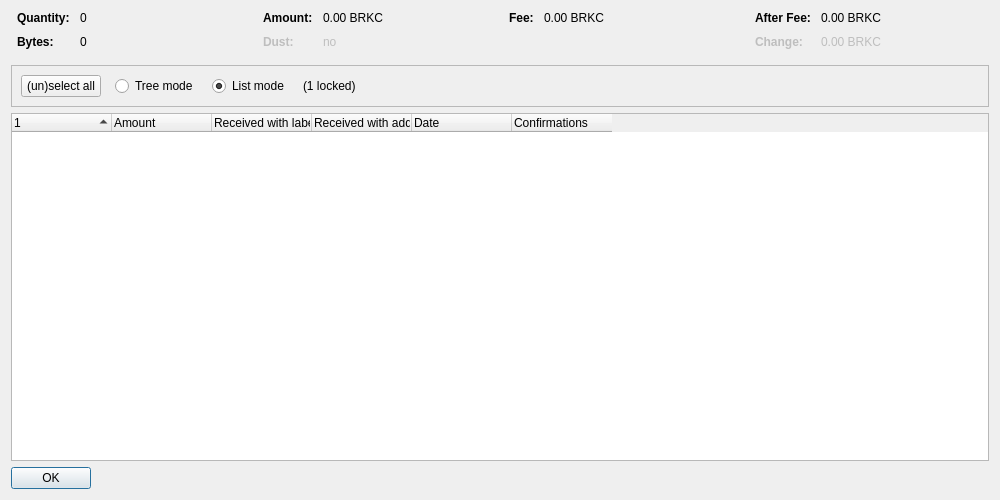
<?xml version="1.0" encoding="UTF-8"?>
<ui version="4.0">
 <class>CoinControlDialog</class>
 <widget class="QDialog" name="CoinControlDialog">
  <property name="geometry">
   <rect>
    <x>0</x>
    <y>0</y>
    <width>1000</width>
    <height>500</height>
   </rect>
  </property>
  <property name="windowTitle">
   <string>Coin Selection</string>
  </property>
  <layout class="QVBoxLayout" name="verticalLayout">
   <item>
    <layout class="QHBoxLayout" name="horizontalLayoutTop" stretch="0,0,0,0">
     <property name="topMargin">
      <number>0</number>
     </property>
     <property name="bottomMargin">
      <number>10</number>
     </property>
     <item>
      <layout class="QFormLayout" name="formLayoutCoinControl1">
       <property name="horizontalSpacing">
        <number>10</number>
       </property>
       <property name="verticalSpacing">
        <number>10</number>
       </property>
       <property name="leftMargin">
        <number>6</number>
       </property>
       <property name="rightMargin">
        <number>6</number>
       </property>
       <item row="0" column="0">
        <widget class="QLabel" name="labelCoinControlQuantityText">
         <property name="font">
          <font>
           <weight>75</weight>
           <bold>true</bold>
          </font>
         </property>
         <property name="text">
          <string>Quantity:</string>
         </property>
        </widget>
       </item>
       <item row="0" column="1">
        <widget class="QLabel" name="labelCoinControlQuantity">
         <property name="cursor">
          <cursorShape>IBeamCursor</cursorShape>
         </property>
         <property name="contextMenuPolicy">
          <enum>Qt::ActionsContextMenu</enum>
         </property>
         <property name="text">
          <string notr="true">0</string>
         </property>
         <property name="textInteractionFlags">
          <set>Qt::LinksAccessibleByMouse|Qt::TextSelectableByKeyboard|Qt::TextSelectableByMouse</set>
         </property>
        </widget>
       </item>
       <item row="1" column="0">
        <widget class="QLabel" name="labelCoinControlBytesText">
         <property name="font">
          <font>
           <weight>75</weight>
           <bold>true</bold>
          </font>
         </property>
         <property name="text">
          <string>Bytes:</string>
         </property>
        </widget>
       </item>
       <item row="1" column="1">
        <widget class="QLabel" name="labelCoinControlBytes">
         <property name="cursor">
          <cursorShape>IBeamCursor</cursorShape>
         </property>
         <property name="contextMenuPolicy">
          <enum>Qt::ActionsContextMenu</enum>
         </property>
         <property name="text">
          <string notr="true">0</string>
         </property>
         <property name="textInteractionFlags">
          <set>Qt::LinksAccessibleByMouse|Qt::TextSelectableByKeyboard|Qt::TextSelectableByMouse</set>
         </property>
        </widget>
       </item>
      </layout>
     </item>
     <item>
      <layout class="QFormLayout" name="formLayoutCoinControl2">
       <property name="horizontalSpacing">
        <number>10</number>
       </property>
       <property name="verticalSpacing">
        <number>10</number>
       </property>
       <property name="leftMargin">
        <number>6</number>
       </property>
       <property name="rightMargin">
        <number>6</number>
       </property>
       <item row="0" column="0">
        <widget class="QLabel" name="labelCoinControlAmountText">
         <property name="font">
          <font>
           <weight>75</weight>
           <bold>true</bold>
          </font>
         </property>
         <property name="text">
          <string>Amount:</string>
         </property>
        </widget>
       </item>
       <item row="0" column="1">
        <widget class="QLabel" name="labelCoinControlAmount">
         <property name="cursor">
          <cursorShape>IBeamCursor</cursorShape>
         </property>
         <property name="contextMenuPolicy">
          <enum>Qt::ActionsContextMenu</enum>
         </property>
         <property name="text">
          <string notr="true">0.00 BRKC</string>
         </property>
         <property name="textInteractionFlags">
          <set>Qt::LinksAccessibleByMouse|Qt::TextSelectableByKeyboard|Qt::TextSelectableByMouse</set>
         </property>
        </widget>
       </item>
       <item row="1" column="0">
        <widget class="QLabel" name="labelCoinControlLowOutputText">
         <property name="enabled">
          <bool>false</bool>
         </property>
         <property name="font">
          <font>
           <weight>75</weight>
           <bold>true</bold>
          </font>
         </property>
         <property name="text">
          <string>Dust:</string>
         </property>
        </widget>
       </item>
       <item row="1" column="1">
        <widget class="QLabel" name="labelCoinControlLowOutput">
         <property name="enabled">
          <bool>false</bool>
         </property>
         <property name="cursor">
          <cursorShape>IBeamCursor</cursorShape>
         </property>
         <property name="contextMenuPolicy">
          <enum>Qt::ActionsContextMenu</enum>
         </property>
         <property name="text">
          <string notr="true">no</string>
         </property>
         <property name="textInteractionFlags">
          <set>Qt::LinksAccessibleByMouse|Qt::TextSelectableByKeyboard|Qt::TextSelectableByMouse</set>
         </property>
        </widget>
       </item>
      </layout>
     </item>
     <item>
      <layout class="QFormLayout" name="formLayoutCoinControl3">
       <property name="horizontalSpacing">
        <number>10</number>
       </property>
       <property name="verticalSpacing">
        <number>10</number>
       </property>
       <property name="leftMargin">
        <number>6</number>
       </property>
       <property name="rightMargin">
        <number>6</number>
       </property>
       <item row="0" column="0">
        <widget class="QLabel" name="labelCoinControlFeeText">
         <property name="font">
          <font>
           <weight>75</weight>
           <bold>true</bold>
          </font>
         </property>
         <property name="text">
          <string>Fee:</string>
         </property>
        </widget>
       </item>
       <item row="0" column="1">
        <widget class="QLabel" name="labelCoinControlFee">
         <property name="cursor">
          <cursorShape>IBeamCursor</cursorShape>
         </property>
         <property name="contextMenuPolicy">
          <enum>Qt::ActionsContextMenu</enum>
         </property>
         <property name="text">
          <string notr="true">0.00 BRKC</string>
         </property>
         <property name="textInteractionFlags">
          <set>Qt::LinksAccessibleByMouse|Qt::TextSelectableByKeyboard|Qt::TextSelectableByMouse</set>
         </property>
        </widget>
       </item>
      </layout>
     </item>
     <item>
      <layout class="QFormLayout" name="formLayoutCoinControl4">
       <property name="horizontalSpacing">
        <number>10</number>
       </property>
       <property name="verticalSpacing">
        <number>10</number>
       </property>
       <property name="leftMargin">
        <number>6</number>
       </property>
       <property name="rightMargin">
        <number>6</number>
       </property>
       <item row="0" column="0">
        <widget class="QLabel" name="labelCoinControlAfterFeeText">
         <property name="font">
          <font>
           <weight>75</weight>
           <bold>true</bold>
          </font>
         </property>
         <property name="text">
          <string>After Fee:</string>
         </property>
        </widget>
       </item>
       <item row="0" column="1">
        <widget class="QLabel" name="labelCoinControlAfterFee">
         <property name="cursor">
          <cursorShape>IBeamCursor</cursorShape>
         </property>
         <property name="contextMenuPolicy">
          <enum>Qt::ActionsContextMenu</enum>
         </property>
         <property name="text">
          <string notr="true">0.00 BRKC</string>
         </property>
         <property name="textInteractionFlags">
          <set>Qt::LinksAccessibleByMouse|Qt::TextSelectableByKeyboard|Qt::TextSelectableByMouse</set>
         </property>
        </widget>
       </item>
       <item row="1" column="0">
        <widget class="QLabel" name="labelCoinControlChangeText">
         <property name="enabled">
          <bool>false</bool>
         </property>
         <property name="font">
          <font>
           <weight>75</weight>
           <bold>true</bold>
          </font>
         </property>
         <property name="text">
          <string>Change:</string>
         </property>
        </widget>
       </item>
       <item row="1" column="1">
        <widget class="QLabel" name="labelCoinControlChange">
         <property name="enabled">
          <bool>false</bool>
         </property>
         <property name="cursor">
          <cursorShape>IBeamCursor</cursorShape>
         </property>
         <property name="contextMenuPolicy">
          <enum>Qt::ActionsContextMenu</enum>
         </property>
         <property name="text">
          <string notr="true">0.00 BRKC</string>
         </property>
         <property name="textInteractionFlags">
          <set>Qt::LinksAccessibleByMouse|Qt::TextSelectableByKeyboard|Qt::TextSelectableByMouse</set>
         </property>
        </widget>
       </item>
      </layout>
     </item>
    </layout>
   </item>
   <item>
    <widget class="QFrame" name="frame">
     <property name="minimumSize">
      <size>
       <width>0</width>
       <height>40</height>
      </size>
     </property>
     <property name="frameShape">
      <enum>QFrame::StyledPanel</enum>
     </property>
     <property name="frameShadow">
      <enum>QFrame::Sunken</enum>
     </property>
     <layout class="QHBoxLayout" name="horizontalLayout">
      <item>
       <layout class="QHBoxLayout" name="horizontalLayoutPanel" stretch="0,0,0,0,0">
        <property name="spacing">
         <number>14</number>
        </property>
        <item>
         <widget class="QPushButton" name="pushButtonSelectAll">
          <property name="sizePolicy">
           <sizepolicy hsizetype="Maximum" vsizetype="Fixed">
            <horstretch>0</horstretch>
            <verstretch>0</verstretch>
           </sizepolicy>
          </property>
          <property name="text">
           <string>(un)select all</string>
          </property>
          <property name="autoDefault">
           <bool>false</bool>
          </property>
         </widget>
        </item>
        <item>
         <widget class="QRadioButton" name="radioTreeMode">
          <property name="sizePolicy">
           <sizepolicy hsizetype="Maximum" vsizetype="Fixed">
            <horstretch>0</horstretch>
            <verstretch>0</verstretch>
           </sizepolicy>
          </property>
          <property name="text">
           <string>Tree mode</string>
          </property>
         </widget>
        </item>
        <item>
         <widget class="QRadioButton" name="radioListMode">
          <property name="sizePolicy">
           <sizepolicy hsizetype="Maximum" vsizetype="Fixed">
            <horstretch>0</horstretch>
            <verstretch>0</verstretch>
           </sizepolicy>
          </property>
          <property name="text">
           <string>List mode</string>
          </property>
          <property name="checked">
           <bool>true</bool>
          </property>
         </widget>
        </item>
        <item>
         <widget class="QLabel" name="labelLocked">
          <property name="text">
           <string notr="true">(1 locked)</string>
          </property>
         </widget>
        </item>
        <item>
         <spacer name="horizontalSpacer">
          <property name="orientation">
           <enum>Qt::Horizontal</enum>
          </property>
          <property name="sizeHint" stdset="0">
           <size>
            <width>40</width>
            <height>20</height>
           </size>
          </property>
         </spacer>
        </item>
       </layout>
      </item>
     </layout>
    </widget>
   </item>
   <item>
    <widget class="CoinControlTreeWidget" name="treeWidget">
     <property name="contextMenuPolicy">
      <enum>Qt::CustomContextMenu</enum>
     </property>
     <property name="sortingEnabled">
      <bool>false</bool>
     </property>
     <property name="columnCount">
      <number>6</number>
     </property>
     <attribute name="headerShowSortIndicator" stdset="0">
      <bool>true</bool>
     </attribute>
     <attribute name="headerStretchLastSection">
      <bool>false</bool>
     </attribute>
     <column>
      <property name="text">
       <string/>
      </property>
     </column>
     <column>
      <property name="text">
       <string>Amount</string>
      </property>
     </column>
     <column>
      <property name="text">
       <string>Received with label</string>
      </property>
     </column>
     <column>
      <property name="text">
       <string>Received with address</string>
      </property>
     </column>
     <column>
      <property name="text">
       <string>Date</string>
      </property>
     </column>
     <column>
      <property name="text">
       <string>Confirmations</string>
      </property>
      <property name="toolTip">
       <string>Confirmed</string>
      </property>
     </column>
     <column>
      <property name="text">
       <string/>
      </property>
     </column>
     <column>
      <property name="text">
       <string/>
      </property>
     </column>
     <column>
      <property name="text">
       <string/>
      </property>
     </column>
     <column>
      <property name="text">
       <string/>
      </property>
     </column>
    </widget>
   </item>
   <item>
    <widget class="QDialogButtonBox" name="buttonBox">
     <property name="sizePolicy">
      <sizepolicy hsizetype="Maximum" vsizetype="Fixed">
       <horstretch>0</horstretch>
       <verstretch>0</verstretch>
      </sizepolicy>
     </property>
     <property name="orientation">
      <enum>Qt::Horizontal</enum>
     </property>
     <property name="standardButtons">
      <set>QDialogButtonBox::Ok</set>
     </property>
    </widget>
   </item>
  </layout>
 </widget>
 <customwidgets>
  <customwidget>
   <class>CoinControlTreeWidget</class>
   <extends>QTreeWidget</extends>
   <header>qt/coincontroltreewidget.h</header>
  </customwidget>
 </customwidgets>
 <resources/>
 <connections/>
</ui>
